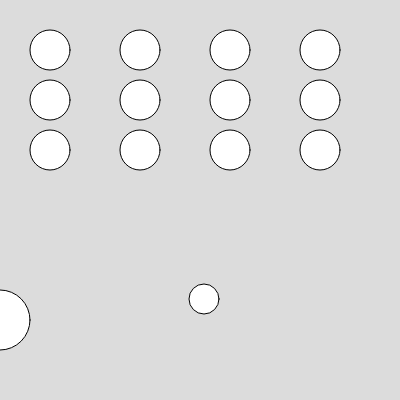
Frame 1 (no input)
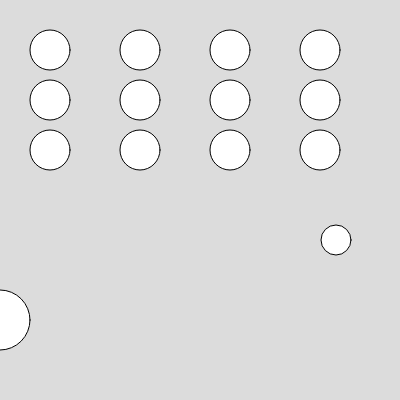
Frame 60 (no input)
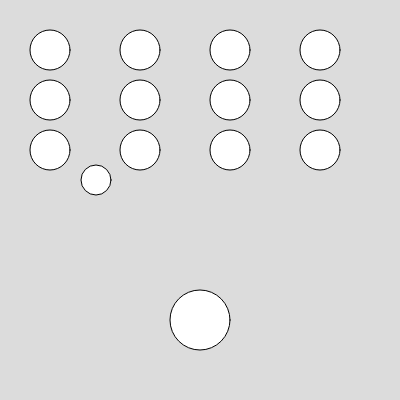
Frame 120 (the mouse pressed at the canvas centre since frame 60)

The p5.js sketch that drew these frames (run headless with seeded random() and noise() and a simulated clock; from frame 60 on, the mouse is pressed at the canvas centre):

// p5.js sketch
// ── sketch.js
setup = () => {
  createCanvas(400, 400);
  for(let i=0; i<12; i+=1){
  let p = new Vec2(90*(i%4)+50, 50*floor(i/4)+50);
  blocks.push(new Block(p, 20));
}
}
class Vec2 {
  constructor(_x, _y) {
    this.x = _x;
    this.y = _y;
  }
  // このベクトルと、引数のベクトルbの和を計算する
  add(b) {
    let a = this;
    return new Vec2(a.x+b.x,a.y+b.y);
  }
  // このベクトルを実数s倍したベクトルを計算する
  mul(s) {
    let a = this;
    return new Vec2(s*a.x,s*a.y)
  }
  // このベクトルの大きさを求める
  mag() {
    let a = this;
    return sqrt(a.x**2 + a.y**2);
  }
  // このベクトルと引数のベクトルbの差を求める
  sub(b) {
    let　a = this;
    return new Vec2(a.x-b.x, a.y-b.y);
  }
  norm() {
    let a = this;
    return a.mul(1/a.mag());
  }
  // このベクトルと引数のベクトルbの内積を求める
  dot(b) {
    let a = this;
    return a.x*b.x + a.y*b.y;
  }
  reflect(w) {
    let v = this;
    let cosThete = v.mul(-1).dot(w) / (v.mul(-1).mag() * w.mag());
    let n = w.norm().mul(v.mag() * cosThete);
    let r = v.add(n.mul(2));
    return r;
  }
}
// 2つのベクトルa,bの和を計算
Vec2Add = (a,b) => new Vec2(a.x+b.x, a.y+b.y);

// ベクトルaの実数s倍を求める
Vec2Mul = (a, s) => new Vec2(s*a.x, s*a.y);

let score=0;

reflectWall = () => {
  if (ball.p.x > 385 || ball.p.x < 15 ){
    ball.v.x = -ball.v.x;
    addScore();
  }
  if (ball.p.y > 385 || ball.p.y < 15 ){
    ball.v.y = -ball.v.y;
    addScore(); 
  }
}

addScore = () => {
  score+=1;
}


class Ball {
  constructor(_p, _v, _r) {
    this.p = _p;
    this.v = _v;
    this.r = _r;
  }
}


class Block {
  constructor(_p, _r) {
    this.p = _p; // ブロックの中心の位置ベクトル
    this.r = _r; // ボールの半径
  }
}

class Paddle { 
  constructor(_p, _r) {
    this.p = _p;
    this.r = _r;
  }
}


// ボールを作る
let ball = new Ball(
  new Vec2(200, 300),
  new Vec2(240, -60),
  15
);

// ブロックを作る
let blocks = [];

// パドルを作る
let paddle = new Paddle(new Vec2(200, 320), 30);


draw = () => {
  // ボールを移動させる
  reflectWall();
  ball.p = ball.p.add(ball.v.mul(1/60));
  // ボールとブロックの衝突判定
  for (let block of blocks) {    
      let d = block.p.sub(ball.p).mag();
      if(d < (ball.r+block.r)) {
        let w = ball.p.sub(block.p);
        let r = ball.v.reflect(w);
        ball.v = r;
        // 減り込み防止
        // 
        blocks.splice(blocks.indexOf(block), 1);
      }
  }
  // パドルの操作
  paddle.p.x = mouseX;
  // paddle.p.y = mouseY;
  // ボールとパドルの衝突判定
  let d = paddle.p.sub(ball.p).mag();
      if(d < (ball.r+paddle.r)) {
        let w = ball.p.sub(paddle.p);
        let r = ball.v.reflect(w);
        ball.v = r;
        ball.p = paddle.p.add(w.norm().mul(ball.r + paddle.r));
      }
    
  // 画面を塗りつぶす
  background(220);
  // ボールを描画
  circle(ball.p.x, ball.p.y, 30);
  //ブロックを描画
  for(let b of blocks){
    circle(b.p.x, b.p.y, 2*b.r);
  }
  circle(paddle.p.x, paddle.p.y, 2*paddle.r);
}
